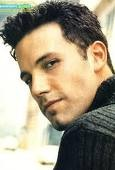
//> input picture Resources/Faces/train/Ben Afflek/1.jpg, 115 x 170 px
$ ./main 'Resources/Faces/train/Ben Afflek/1.jpg'   (built with g++ and OpenCV 4)
//> lines starting //> are read from the running program, lines starting //| are printed output that depends on the picture; after the words box and inside, x2 and y2 are one past the last pixel; in counts of white or black regions, pixels touching at a corner belong together
### imports/functions.hpp
#pragma once
#include<tuple>
#include<vector>
#include<iostream>
#include<algorithm>
namespace F{
    std::tuple<int,int> applyKernel(std::vector<std::vector<uint8_t>> &image2D ,
        std::vector<std::vector<int>> kernelx ,std::vector<std::vector<int>> kernely,int row,int col,int x,int y);

    std::tuple<int,int> applyPadding(std::vector<std::vector<uint8_t>> & image2D,int n_row,int n_col);

    std::tuple<float,float> degree_and_mag(int Gx,int Gy);

    int setLevel(int thresh1,int thresh2, int mg);

    void checkNighbers(std::vector<std::vector<uint8_t>> LevelMap,std::vector<std::vector<uint8_t>> & ColorMap,int n_rows,int n_cols);
};

### imports/functions.cpp
#include<tuple>
#include<vector>
#include<iostream>
#include<cmath>
#include"functions.hpp"
#include<algorithm>
std::tuple<int,int> F::applyKernel(std::vector<std::vector<uint8_t>> &image2D ,
    std::vector<std::vector<int>> kernelx ,std::vector<std::vector<int>> kernely,int row,int col,int x,int y)
{
    int Gx=0;
    int Gy=0;
    for(size_t i=x-1;i<x+2;++i)
    {
        for(size_t j=y-1;j<y+2;++j)
        {
            Gx+=kernelx[i-(x-1)][j-(y-1)]*static_cast<int>(image2D[i][j]);
            Gy+=kernely[i-(x-1)][j-(y-1)]*static_cast<int>(image2D[i][j]);
        }
    }
    return std::make_tuple(Gx,Gy);
}

std::tuple<int,int> F::applyPadding(std::vector<std::vector<uint8_t>> & image2D,int n_row,int n_col)
{
    for(size_t i=0;i<n_row;++i)
    {
        image2D[i].push_back(0);
        image2D[i].insert(image2D[i].begin(),0);
    }
    std::vector<uint8_t> up(n_col,0);
    std::vector<uint8_t> down(n_col,0);
    image2D.push_back(down);
    image2D.insert(image2D.begin(),up);
    return std::make_tuple(n_row+2,n_col+2);
}

std::tuple<float,float> F::degree_and_mag(int Gx,int Gy)
{
    float delta=std::atan(Gy/(Gx+0.0001));
    float mg=std::sqrt(std::pow(Gx,2)+std::pow(Gy,2));
    return std::tuple(mg,delta);
}

int F::setLevel(int thresh1,int thresh2, int mg)
{

    if(mg<thresh1)
    {
        return 0;
    }
    else if(mg>=thresh2)
    {
        return 255;
    }
    return 1;
}

void F::checkNighbers(std::vector<std::vector<uint8_t>> LevelMap,std::vector<std::vector<uint8_t>> & ColorMap,int n_rows,int n_cols)
{
    for(int i=0;i<n_rows;++i)
    {
        for(int j=0;j<n_cols;++j)
        {

            if(LevelMap[i][j]==1)
            {
                int co=0;
                for(int k1=std::max(i-1,0);k1<std::min(i+2,n_rows);++k1)
                {
                    for(int k2=std::max(j-1,0);k2<std::min(j+2,n_cols);++k2)
                    {
                        if(k1!=i && k2!=j)
                        {
                            co+=LevelMap[k1][k2];
                        }
                    }
                }
                if(co>=255)
                {
                    ColorMap[i][j]=255;
                }
                else
                {
                    ColorMap[i][j]=0;
                }
            }
            else
            {
                ColorMap[i][j]=LevelMap[i][j];
            }
        }
    }
}

### main.cpp
#include<iostream>
#include<vector>
#include<tuple>
#include <algorithm>
#include<cmath>
#include<opencv2/opencv.hpp>
#include"./imports/functions.hpp"
std::vector<std::vector<int>> kernelx={
                                        {-1,0,1},
                                        {-2,0,2},
                                        {-1,0,1}
                                      };
std::vector<std::vector<int>> kernely={
                                        {-1,-2,-1},
                                        {0,0,0},
                                        {1,2,1}
                                      };


int main(int argc,char** argv)
{
    std::string image_path=argv[1];
    cv::Mat image =cv::imread(image_path,cv::IMREAD_GRAYSCALE);
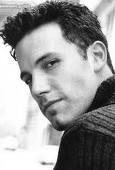
//> image: 170 rows x 115 cols, CV_8UC1; min 0, max 255, mean 152.2
    if(image.empty())
    {
        std::cerr <<"Could not find image"<<std::endl;
        return 1;
    }
    else
    {
        std::cout<<"found it !"<<std::endl;
    }

    std::vector<std::vector<uint8_t>> image2D(image.rows, std::vector<uint8_t>(image.cols));
    std::vector<std::vector<uint8_t>> LevelMap(image.rows, std::vector<uint8_t>(image.cols));
    std::vector<std::vector<uint8_t>> ColorMap(image.rows, std::vector<uint8_t>(image.cols));
    std::vector<std::vector<float>> DegreeMap(image.rows, std::vector<float>(image.cols));

    for (int i = 0; i < image.rows; ++i) {
        for (int j = 0; j < image.cols; ++j) {
            image2D[i][j] = image.at<uint8_t>(i, j);
        }
    }
    int n_row=image.rows;
//> n_row = 170
    int n_col=image.cols;
//> n_col = 115
    int Gx;
    int Gy;
    float mg;
    float degree;
    std::tie(n_row,n_col)=F::applyPadding(image2D,n_row,n_col);
//> n_row = 172; n_col = 117


    for (int i = 1; i < n_row-1; ++i) {
        for (int j = 1; j < n_col-1 ; ++j) {
            std::tie(Gx,Gy)=F::applyKernel(image2D,kernelx,kernely,n_row,n_col,i,j);
            std::tie(mg,degree)=F::degree_and_mag(Gx,Gy);
            LevelMap[i-1][j-1]=F::setLevel(100,150,mg);
            DegreeMap[i-1][j-1]=degree;

        }
    }
//> after the loop, Gx = 159; Gy = 665; mg = 683.7; degree = 1.34
    F::checkNighbers(LevelMap, ColorMap,image.rows,image.cols);
    cv::Mat reconstructedImage(image.rows, image.cols, CV_8UC1);
    for (int i = 0; i < image.rows; ++i) {
        for (int j = 0; j < image.cols; ++j) {
            reconstructedImage.at<uint8_t>(i, j) = ColorMap[i][j];
        }
    }
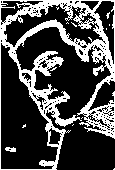
//> reconstructedImage: 170 rows x 115 cols, CV_8UC1; 28.2% white; 14 white regions (12 under 20 px), largest, box (x1, y1, x2, y2) and area: (0, 0, 115, 170) 5410, (5, 147, 16, 152) 41

    // Display the image
    cv::imshow("Reconstructed Image", reconstructedImage);
    cv::waitKey(0); // Wait for a keystroke in the window

    return 0;
}

$ run again, on Resources/Faces/train/Ben Afflek/12.jpg
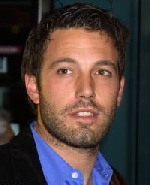
//> input picture Resources/Faces/train/Ben Afflek/12.jpg, 150 x 185 px
//> `cv::Mat image =cv::imread(image_path,cv::IMREAD_GRAYSCALE);`:
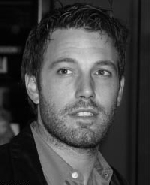
//> image: 185 rows x 150 cols, CV_8UC1; min 0, max 240, mean 67
//> after the loop `for (int i = 0; i < image.rows; ++i)`:
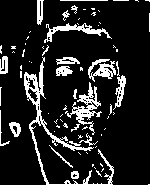
//> reconstructedImage: 185 rows x 150 cols, CV_8UC1; 13.9% white in thin lines or dots

$ run again, on Resources/Faces/train/Ben Afflek/13.jpg
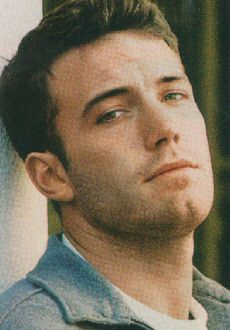
//> input picture Resources/Faces/train/Ben Afflek/13.jpg, 230 x 330 px
//> `cv::Mat image =cv::imread(image_path,cv::IMREAD_GRAYSCALE);`:
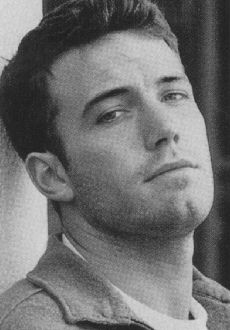
//> image: 330 rows x 230 cols, CV_8UC1; min 25, max 222, mean 113.3
//> after the loop `for (int i = 0; i < image.rows; ++i)`:
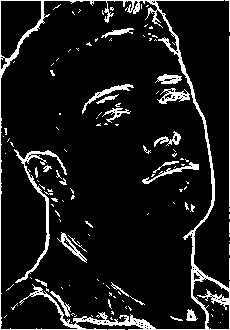
//> reconstructedImage: 330 rows x 230 cols, CV_8UC1; 9.6% white in thin lines or dots
